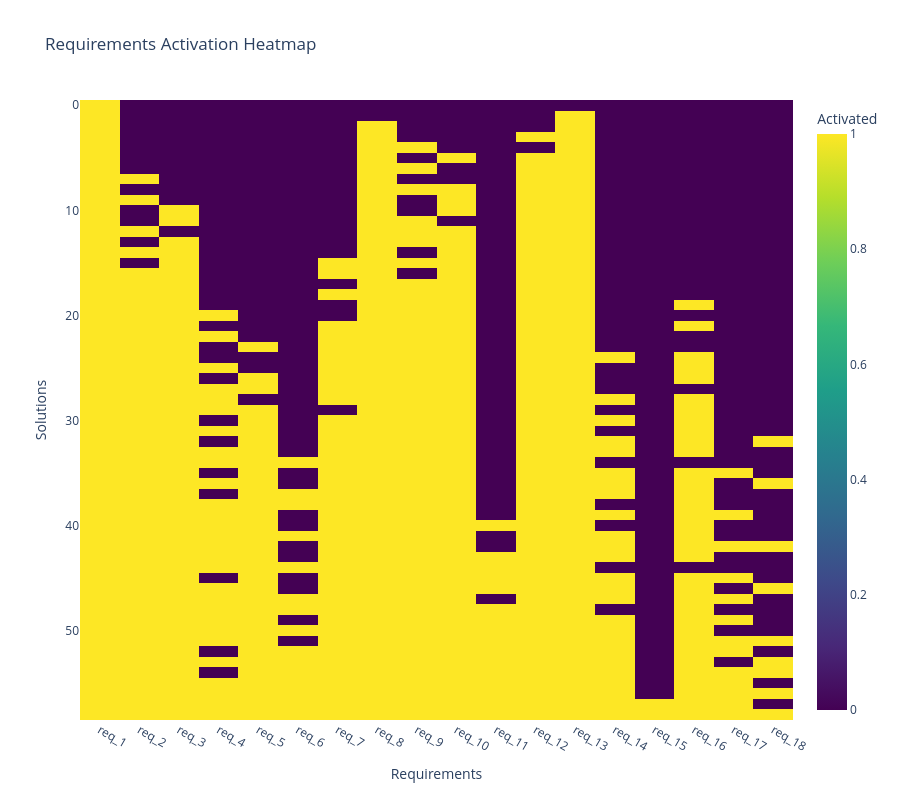

The notebook cell saved with this chart:
### Markdown cell above
## 04_requirements_heatmap

### Code cell
import pandas as pd
import plotly.express as px

# df = pd.read_csv("dataset.csv")

req_cols = [c for c in df.columns if c.startswith("req_")]

fig = px.imshow(
    df[req_cols],
    aspect="auto",
    color_continuous_scale="Viridis",
    labels=dict(
        x="Requirements",
        y="Solutions",
        color="Activated"
    ),
    title="Requirements Activation Heatmap"
)

fig.update_layout(
    template="plotly_white",
    height=800
)

fig.show()

### Figure 1 — Plotly figure (JSON) as saved in the notebook; plotly's stock layout.template omitted (floating-point values rounded to 4 significant figures; data arrays with more than 128 entries replaced by an {"elided": "..."} marker saying what was removed)
{"data": [{"coloraxis": "coloraxis", "hovertemplate": "Requirements: %{x}<br>Solutions: %{y}<br>Activated: %{z}<extra></extra>", "name": "0", "type": "heatmap", "x": ["req_1", "req_2", "req_3", "req_4", "req_5", "req_6", "req_7", "req_8", "req_9", "req_10", "req_11", "req_12", "req_13", "req_14", "req_15", "req_16", "req_17", "req_18"], "xaxis": "x", "y": [0, 1, 2, 3, 4, 5, 6, 7, 8, 9, 10, 11, 12, 13, 14, 15, 16, 17, 18, 19, 20, 21, 22, 23, 24, 25, 26, 27, 28, 29, 30, 31, 32, 33, 34, 35, 36, 37, 38, 39, 40, 41, 42, 43, 44, 45, 46, 47, 48, 49, 50, 51, 52, 53, 54, 55, 56, 57, 58], "yaxis": "y", "z": {"elided": "59x18 int values"}}], "layout": {"coloraxis": {"colorbar": {"title": {"text": "Activated"}}, "colorscale": [[0, "#440154"], [0.1111, "#482878"], [0.2222, "#3e4989"], [0.3333, "#31688e"], [0.4444, "#26828e"], [0.5556, "#1f9e89"], [0.6667, "#35b779"], [0.7778, "#6ece58"], [0.8889, "#b5de2b"], [1, "#fde725"]]}, "height": 800, "title": {"text": "Requirements Activation Heatmap"}, "xaxis": {"anchor": "y", "domain": [0, 1], "title": {"text": "Requirements"}}, "yaxis": {"anchor": "x", "autorange": "reversed", "domain": [0, 1], "title": {"text": "Solutions"}}}}
